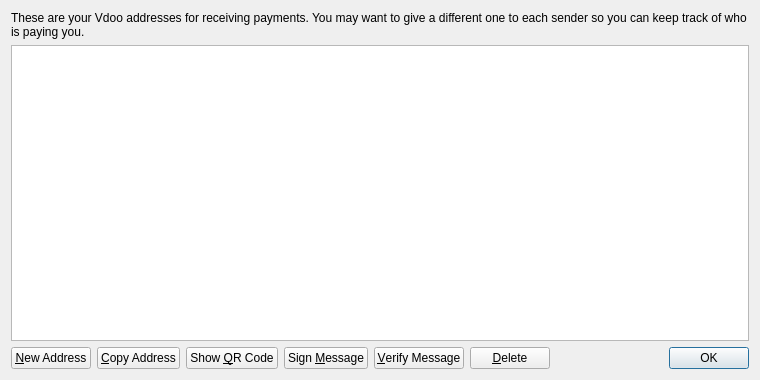
<?xml version="1.0" encoding="UTF-8"?>
<ui version="4.0">
 <class>AddressBookPage</class>
 <widget class="QWidget" name="AddressBookPage">
  <property name="geometry">
   <rect>
    <x>0</x>
    <y>0</y>
    <width>760</width>
    <height>380</height>
   </rect>
  </property>
  <property name="windowTitle">
   <string>Address Book</string>
  </property>
  <layout class="QVBoxLayout" name="verticalLayout">
   <item>
    <widget class="QLabel" name="labelExplanation">
     <property name="text">
      <string>These are your Vdoo addresses for receiving payments. You may want to give a different one to each sender so you can keep track of who is paying you.</string>
     </property>
     <property name="textFormat">
      <enum>Qt::PlainText</enum>
     </property>
     <property name="wordWrap">
      <bool>true</bool>
     </property>
    </widget>
   </item>
   <item>
    <widget class="QTableView" name="tableView">
     <property name="contextMenuPolicy">
      <enum>Qt::CustomContextMenu</enum>
     </property>
     <property name="toolTip">
      <string>Double-click to edit address or label</string>
     </property>
     <property name="tabKeyNavigation">
      <bool>false</bool>
     </property>
     <property name="selectionMode">
      <enum>QAbstractItemView::SingleSelection</enum>
     </property>
     <property name="selectionBehavior">
      <enum>QAbstractItemView::SelectRows</enum>
     </property>
     <property name="sortingEnabled">
      <bool>true</bool>
     </property>
     <attribute name="verticalHeaderVisible">
      <bool>false</bool>
     </attribute>
    </widget>
   </item>
   <item>
    <layout class="QHBoxLayout" name="horizontalLayout">
     <item>
      <widget class="QPushButton" name="newAddressButton">
       <property name="toolTip">
        <string>Create a new address</string>
       </property>
       <property name="text">
        <string>&amp;New Address</string>
       </property>
      </widget>
     </item>
     <item>
      <widget class="QPushButton" name="copyToClipboard">
       <property name="toolTip">
        <string>Copy the currently selected address to the system clipboard</string>
       </property>
       <property name="text">
        <string>&amp;Copy Address</string>
       </property>
      </widget>
     </item>
     <item>
      <widget class="QPushButton" name="showQRCode">
       <property name="text">
        <string>Show &amp;QR Code</string>
       </property>
      </widget>
     </item>
     <item>
      <widget class="QPushButton" name="signMessage">
       <property name="toolTip">
        <string>Sign a message to prove you own a Vdoo address</string>
       </property>
       <property name="text">
        <string>Sign &amp;Message</string>
       </property>
      </widget>
     </item>
     <item>
      <widget class="QPushButton" name="verifyMessage">
       <property name="toolTip">
        <string>Verify a message to ensure it was signed with a specified Vdoo address</string>
       </property>
       <property name="text">
        <string>&amp;Verify Message</string>
       </property>
      </widget>
     </item>
     <item>
      <widget class="QPushButton" name="deleteButton">
       <property name="toolTip">
        <string>Delete the currently selected address from the list</string>
       </property>
       <property name="text">
        <string>&amp;Delete</string>
       </property>
      </widget>
     </item>
     <item>
      <spacer name="horizontalSpacer">
       <property name="orientation">
        <enum>Qt::Horizontal</enum>
       </property>
       <property name="sizeHint" stdset="0">
        <size>
         <width>40</width>
         <height>20</height>
        </size>
       </property>
      </spacer>
     </item>
     <item>
      <widget class="QDialogButtonBox" name="buttonBox">
       <property name="sizePolicy">
        <sizepolicy hsizetype="Maximum" vsizetype="Fixed">
         <horstretch>0</horstretch>
         <verstretch>0</verstretch>
        </sizepolicy>
       </property>
       <property name="standardButtons">
        <set>QDialogButtonBox::Ok</set>
       </property>
      </widget>
     </item>
    </layout>
   </item>
  </layout>
 </widget>
 <resources>
  <include location="../bitcoin.qrc"/>
 </resources>
 <connections/>
</ui>
